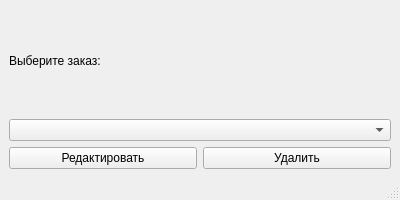
<?xml version="1.0" encoding="UTF-8"?>
<ui version="4.0">
 <class>OrderManagementWindow</class>
 <widget class="QMainWindow" name="OrderManagementWindow">
  <property name="geometry">
   <rect>
    <x>0</x>
    <y>0</y>
    <width>400</width>
    <height>200</height>
   </rect>
  </property>
  <property name="windowTitle">
   <string>Управление заказами</string>
  </property>
  <widget class="QWidget" name="centralwidget">
   <layout class="QVBoxLayout" name="verticalLayout">
    <item>
     <widget class="QLabel" name="label">
      <property name="text">
       <string>Выберите заказ:</string>
      </property>
     </widget>
    </item>
    <item>
     <widget class="QComboBox" name="order_comboBox"/>
    </item>
    <item>
     <layout class="QHBoxLayout" name="horizontalLayout">
      <item>
       <widget class="QPushButton" name="edit_pushButton">
        <property name="text">
         <string>Редактировать</string>
        </property>
       </widget>
      </item>
      <item>
       <widget class="QPushButton" name="delete_pushButton">
        <property name="text">
         <string>Удалить</string>
        </property>
       </widget>
      </item>
     </layout>
    </item>
   </layout>
  </widget>
  <widget class="QMenuBar" name="menubar">
   <property name="geometry">
    <rect>
     <x>0</x>
     <y>0</y>
     <width>400</width>
     <height>21</height>
    </rect>
   </property>
  </widget>
  <widget class="QStatusBar" name="statusbar"/>
 </widget>
 <resources/>
 <connections/>
</ui>
